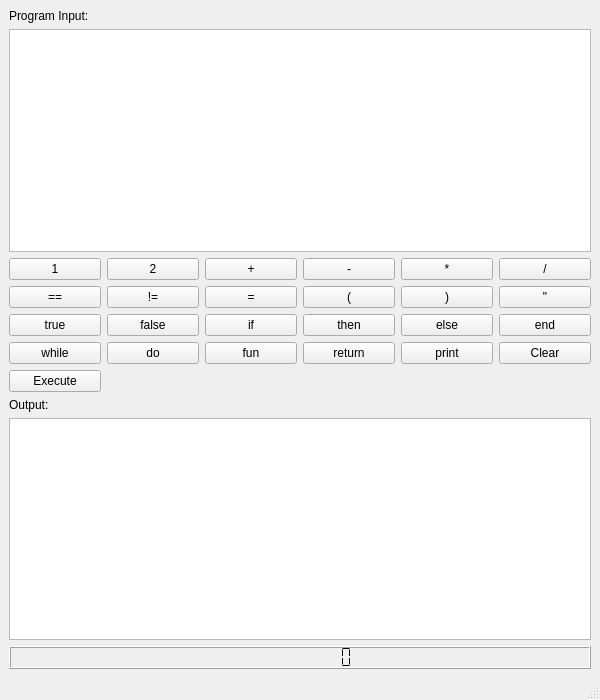
<?xml version="1.0" encoding="UTF-8"?>
<ui version="4.0">
 <class>MainWindow</class>
 <widget class="QMainWindow" name="MainWindow">
  <property name="geometry">
   <rect>
    <x>0</x>
    <y>0</y>
    <width>600</width>
    <height>700</height>
   </rect>
  </property>
  <property name="windowTitle">
   <string>Programming Language Calculator</string>
  </property>
  <widget class="QWidget" name="centralwidget">
   <layout class="QVBoxLayout" name="verticalLayout">
    <item>
     <widget class="QLabel" name="input_label">
      <property name="text">
       <string>Program Input:</string>
      </property>
     </widget>
    </item>
    <item>
     <widget class="QTextEdit" name="input_text">
      <property name="minimumSize">
       <size>
        <width>0</width>
        <height>150</height>
       </size>
      </property>
     </widget>
    </item>
    <item>
     <layout class="QGridLayout" name="button_layout">
      <item row="0" column="0">
       <widget class="QPushButton" name="button_1">
        <property name="text">
         <string>1</string>
        </property>
       </widget>
      </item>
      <item row="0" column="1">
       <widget class="QPushButton" name="button_2">
        <property name="text">
         <string>2</string>
        </property>
       </widget>
      </item>
      <item row="0" column="2">
       <widget class="QPushButton" name="button_plus">
        <property name="text">
         <string>+</string>
        </property>
       </widget>
      </item>
      <item row="0" column="3">
       <widget class="QPushButton" name="button_minus">
        <property name="text">
         <string>-</string>
        </property>
       </widget>
      </item>
      <item row="0" column="4">
       <widget class="QPushButton" name="button_times">
        <property name="text">
         <string>*</string>
        </property>
       </widget>
      </item>
      <item row="0" column="5">
       <widget class="QPushButton" name="button_divide">
        <property name="text">
         <string>/</string>
        </property>
       </widget>
      </item>
      <item row="1" column="0">
       <widget class="QPushButton" name="button_eq">
        <property name="text">
         <string>==</string>
        </property>
       </widget>
      </item>
      <item row="1" column="1">
       <widget class="QPushButton" name="button_neq">
        <property name="text">
         <string>!=</string>
        </property>
       </widget>
      </item>
      <item row="1" column="2">
       <widget class="QPushButton" name="button_assign">
        <property name="text">
         <string>=</string>
        </property>
       </widget>
      </item>
      <item row="1" column="3">
       <widget class="QPushButton" name="button_lparen">
        <property name="text">
         <string>(</string>
        </property>
       </widget>
      </item>
      <item row="1" column="4">
       <widget class="QPushButton" name="button_rparen">
        <property name="text">
         <string>)</string>
        </property>
       </widget>
      </item>
      <item row="1" column="5">
       <widget class="QPushButton" name="button_quote">
        <property name="text">
         <string>"</string>
        </property>
       </widget>
      </item>
      <item row="2" column="0">
       <widget class="QPushButton" name="button_true">
        <property name="text">
         <string>true</string>
        </property>
       </widget>
      </item>
      <item row="2" column="1">
       <widget class="QPushButton" name="button_false">
        <property name="text">
         <string>false</string>
        </property>
       </widget>
      </item>
      <item row="2" column="2">
       <widget class="QPushButton" name="button_if">
        <property name="text">
         <string>if</string>
        </property>
       </widget>
      </item>
      <item row="2" column="3">
       <widget class="QPushButton" name="button_then">
        <property name="text">
         <string>then</string>
        </property>
       </widget>
      </item>
      <item row="2" column="4">
       <widget class="QPushButton" name="button_else">
        <property name="text">
         <string>else</string>
        </property>
       </widget>
      </item>
      <item row="2" column="5">
       <widget class="QPushButton" name="button_end">
        <property name="text">
         <string>end</string>
        </property>
       </widget>
      </item>
      <item row="3" column="0">
       <widget class="QPushButton" name="button_while">
        <property name="text">
         <string>while</string>
        </property>
       </widget>
      </item>
      <item row="3" column="1">
       <widget class="QPushButton" name="button_do">
        <property name="text">
         <string>do</string>
        </property>
       </widget>
      </item>
      <item row="3" column="2">
       <widget class="QPushButton" name="button_fun">
        <property name="text">
         <string>fun</string>
        </property>
       </widget>
      </item>
      <item row="3" column="3">
       <widget class="QPushButton" name="button_return">
        <property name="text">
         <string>return</string>
        </property>
       </widget>
      </item>
      <item row="3" column="4">
       <widget class="QPushButton" name="button_print">
        <property name="text">
         <string>print</string>
        </property>
       </widget>
      </item>
      <item row="3" column="5">
       <widget class="QPushButton" name="button_clear">
        <property name="text">
         <string>Clear</string>
        </property>
       </widget>
      </item>
      <item row="4" column="0" columnspan="6">
       <widget class="QPushButton" name="button_equal">
        <property name="text">
         <string>Execute</string>
        </property>
       </widget>
      </item>
     </layout>
    </item>
    <item>
     <widget class="QLabel" name="output_label">
      <property name="text">
       <string>Output:</string>
      </property>
     </widget>
    </item>
    <item>
     <widget class="QTextEdit" name="output_text">
      <property name="minimumSize">
       <size>
        <width>0</width>
        <height>150</height>
       </size>
      </property>
      <property name="readOnly">
       <bool>true</bool>
      </property>
     </widget>
    </item>
    <item>
     <widget class="QLCDNumber" name="output_lcd">
      <property name="smallDecimalPoint">
       <bool>true</bool>
      </property>
      <property name="digitCount">
       <number>9</number>
      </property>
      <property name="segmentStyle">
       <enum>QLCDNumber::Flat</enum>
      </property>
      <property name="value">
       <double>0.000000000000000</double>
      </property>
     </widget>
    </item>
   </layout>
  </widget>
  <widget class="QMenuBar" name="menubar">
   <property name="geometry">
    <rect>
     <x>0</x>
     <y>0</y>
     <width>600</width>
     <height>19</height>
    </rect>
   </property>
  </widget>
  <widget class="QStatusBar" name="statusbar"/>
 </widget>
 <resources/>
 <connections/>
</ui>
